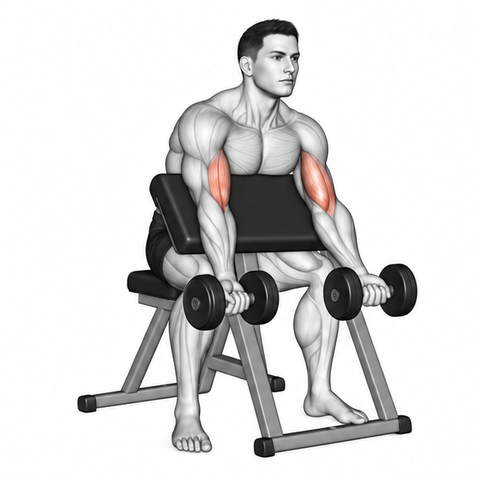
#> input picture assets/motion_repairs/20261020_review42/1647-fixed.webp, 480 x 480 px, given in place of dataset_motion_1647.webp, which was not available
$ python register_frames.py
#> lines starting #> are read from the running program, lines starting #| are printed output that depends on the picture; after the words box and inside, x2 and y2 are one past the last pixel; in counts of white or black regions, pixels touching at a corner belong together
#!/usr/bin/env python3
"""Register Batch 42 candidate 1647 with integer shifts, 800/380/800/380 ms loop, and anchor verification."""
from pathlib import Path
import json
import struct
import numpy as np
from PIL import Image, ImageDraw, ImageSequence

B = Path(__file__).resolve().parent
R = B.parents[2]
W, H = 480, 480
DURATIONS = [800, 380, 800, 380]

CANDIDATES = {
    "1647": {
        "shifts": [(0, 0), (21, 0), (0, 0), (21, 0)],
        "anchors": {
            "bench_left_leg": (80, 340, 185, 455),
            "bench_right_leg": (290, 340, 420, 455),
            "foot_left": (175, 405, 235, 465),
            "foot_right": (280, 390, 355, 455),
            "head_crown": (215, 15, 270, 62),
        },
    },
}


def ncc_at(ref_gray, tgt_gray, box, dx, dy):
    x0, y0, x1, y1 = box
    h, w = ref_gray.shape
    xx0, yy0, xx1, yy1 = x0 + dx, y0 + dy, x1 + dx, y1 + dy
    if xx0 < 0 or yy0 < 0 or xx1 > w or yy1 > h:
        return -1.0
    a = ref_gray[y0:y1, x0:x1]
    b = tgt_gray[yy0:yy1, xx0:xx1]
    sa, sb = a.std(), b.std()
    if sa < 1e-3 or sb < 1e-3:
        return 0.0
    return float(((a - a.mean()) * (b - b.mean())).mean() / (sa * sb))


def best_shift(ref_gray, tgt_gray, box, radius=8):
    best_sc, bdx, bdy = -1.0, 0, 0
    sc0 = ncc_at(ref_gray, tgt_gray, box, 0, 0)
    for dy in range(-radius, radius + 1):
        for dx in range(-radius, radius + 1):
            sc = ncc_at(ref_gray, tgt_gray, box, dx, dy)
            if sc > best_sc:
                best_sc, bdx, bdy = sc, dx, dy
    return bdx, bdy, best_sc, sc0


report = {}
strip = Image.new("RGB", (W * 4, H), (255, 255, 255))
#> strip: PIL image 1920x480 RGB; every value is 255

for idx, (eid, cfg) in enumerate(CANDIDATES.items()):
    src = R / f"app/src/main/res/raw/dataset_motion_{eid}.webp"
    orig_frames = [f.convert("RGB") for f in ImageSequence.Iterator(Image.open(src))]
#> orig_frames = 4 items
    assert len(orig_frames) == 4 and all(f.size == (W, H) for f in orig_frames)
    shifts = cfg["shifts"]
    out_frames = []
    for fi in range(4):
        src_i = 1 if fi == 3 else fi
        dx, dy = shifts[fi]
        canvas = Image.new("RGB", (W, H), (255, 255, 255))
        canvas.paste(orig_frames[src_i], (dx, dy))
        out_frames.append(canvas)
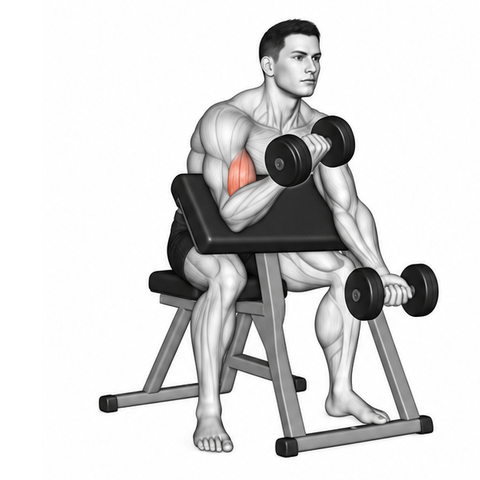
#> canvas: PIL image 480x480 RGB; mean R, G, B 217.3, 217, 216.9
#> after the loop, out_frames = 4 items

    arrs = [np.asarray(f, dtype=np.float32) for f in out_frames]
#> arrs = 4 items
    grays = [a.mean(axis=2) for a in arrs]
#> grays = 4 items
    fg = [int((a.min(axis=2) < 245).sum()) for a in arrs]
#> fg = [68530, 68108, 68418, 68108]
    assert np.array_equal(arrs[1], arrs[3]), f"{eid}: Frame 4 must equal Frame 2"
    for fi, a in enumerate(arrs):
        m = a.min(axis=2) < 245
        assert not (m[0].any() or m[-1].any() or m[:, 0].any() or m[:, -1].any()), f"{eid} F{fi} touches border"
#> this loop made 4 passes
#> pass 1, `m = a.min(axis=2) < 245`:
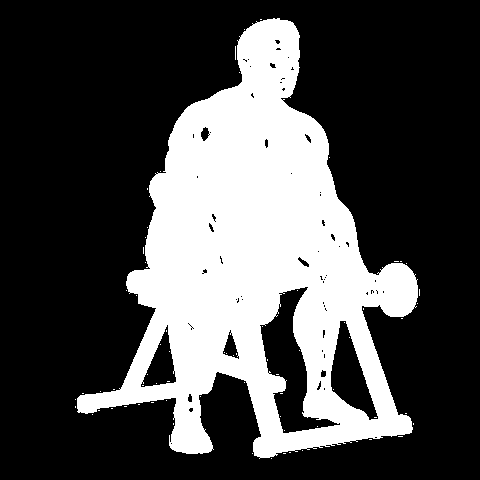
#> m: shape (480, 480) bool; 29.7% white; 69 white regions (68 under 20 px), largest, box (x1, y1, x2, y2) and area: (77, 18, 418, 459) 68394
#> pass 2, `m = a.min(axis=2) < 245`:
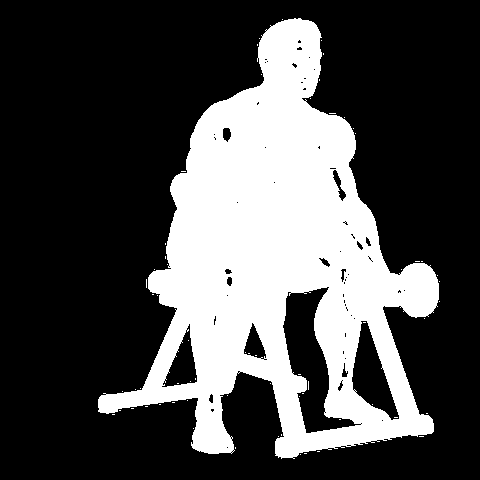
#> m: shape (480, 480) bool; 29.6% white; 64 white regions (63 under 20 px), largest, box (x1, y1, x2, y2) and area: (98, 18, 439, 459) 67973

    max_res = 0.0
    min_sc0 = 1.0
    anchor_detail = {}
    for aname, box in cfg["anchors"].items():
        anchor_detail[aname] = {}
        for fi in (0, 2):
            bdx, bdy, bsc, sc0 = best_shift(grays[1], grays[fi], box)
            res = (bdx ** 2 + bdy ** 2) ** 0.5
            max_res = max(max_res, res)
            min_sc0 = min(min_sc0, sc0)
            anchor_detail[aname][f"F{fi}"] = {
                "best_dx": bdx,
                "best_dy": bdy,
                "best_score": round(bsc, 4),
                "score_at_0": round(sc0, 4),
                "residual_px": round(res, 2),
            }
#> this loop made 5 passes
#> pass 1, in ncc_at, `a = ref_gray[y0:y1, x0:x1]`:
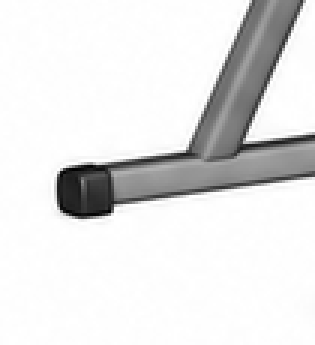
#> a: shape (115, 105) float32 (shown 3 times larger); min 0, max 255, mean 227.9
#> pass 1, in ncc_at, `b = tgt_gray[yy0:yy1, xx0:xx1]`:
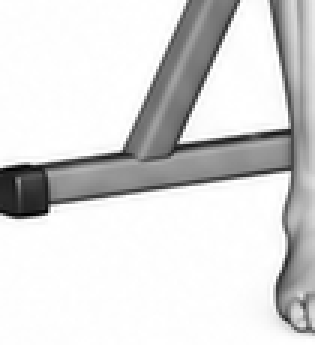
#> b: shape (115, 105) float32 (shown 3 times larger); min 0, max 255, mean 216.9
#> pass 1, in ncc_at (call 2), `b = tgt_gray[yy0:yy1, xx0:xx1]`:
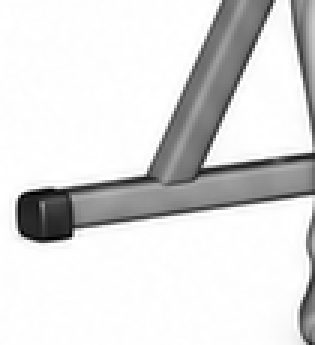
#> b: shape (115, 105) float32 (shown 3 times larger); min 0, max 255, mean 220
#> pass 1, in ncc_at (call 3), `b = tgt_gray[yy0:yy1, xx0:xx1]`:
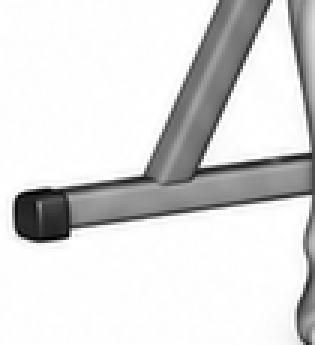
#> b: shape (115, 105) float32 (shown 3 times larger); min 0, max 255, mean 219

#> (the run stopped early here; a loop or call above may not have finished)
